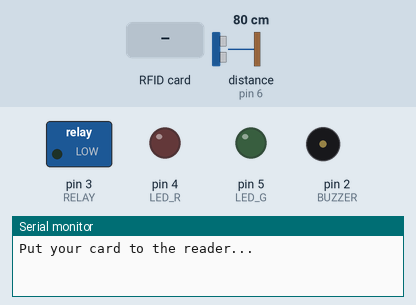
This sketch was run on a simulated Arduino Uno, built with avr-gcc and run on an emulated ATmega328P. On the bench: switched loads named in the sketch (green lamp = pin HIGH), output pins drawn as LEDs (lit = HIGH), buzzer (waves = sounding), the last lines printed to the serial monitor. Wiring (inferred from the names in the program): ultrasonic range finder: trigger pin 7; echo pin 6. The test bench sets the inputs (shaded band); at power-on: distance to the obstacle (sensor on pin 6) 80 cm. The echo pulse lasts 58.3 µs per cm; pins used as bus, display or sensor lines are not drawn.

Above: at 1.2 s.
1.3 s: distance to the obstacle (sensor on pin 6) set to 13 cm
3.0 s: distance to the obstacle (sensor on pin 6) set to 10 cm
At 5.0 s:
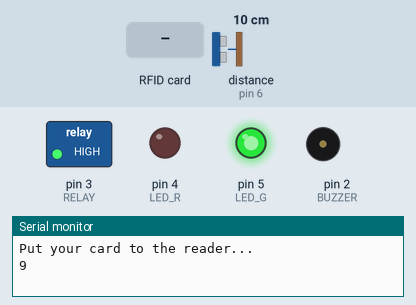
6.0 s: RFID card 5E 7A 19 C4 held to the reader
At 8.8 s:
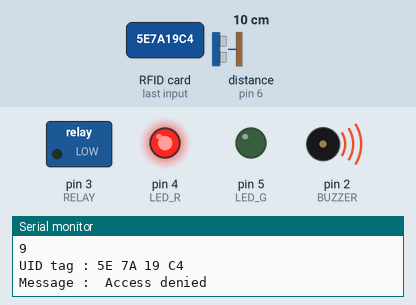
9.0 s: distance to the obstacle (sensor on pin 6) set to 18 cm
At 9.8 s:
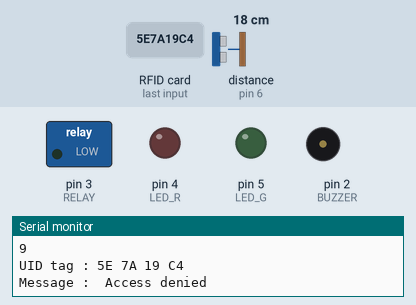
10.8 s: distance to the obstacle (sensor on pin 6) set to 2 cm
At 11.4 s:
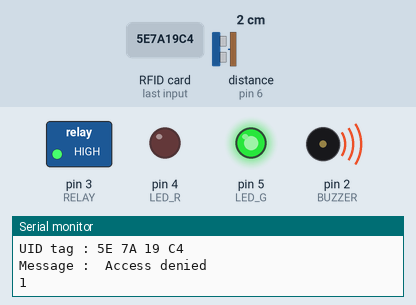
Timing chart, 0 to 17.8 s (numbered marks = the images above; inputs shaded):
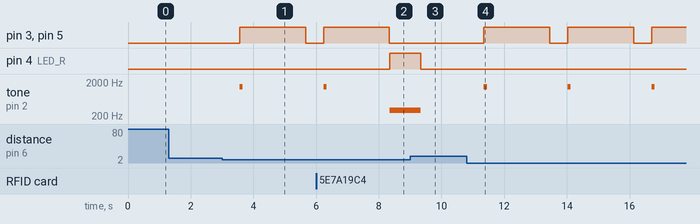

Measured:
- the behaviour switches between 12 and 11 cm on distance to the obstacle (sensor on pin 6) (found by bisection; images 0 and 1)
- after the input at 1.3 s, every drawn part: stays the same
- after the input at 3.0 s, pin 3 (RELAY), pin 5 (LED_G): LOW → HIGH after 0.56 s, → LOW 2.1 s later; tone on pin 2 (BUZZER): silent → 1450 Hz after 0.56 s, → silent 0.10 s later
- after the input at 6.0 s, pin 4 (LED_R): LOW → HIGH after 2.3 s
- after the input at 9.0 s, pin 3 (RELAY), pin 5 (LED_G): stays LOW (without the input it goes to HIGH after 0.90 s); tone on pin 2 (BUZZER): goes on until 9.3 s, then stays silent
- after the input at 10.8 s, pin 3 (RELAY), pin 5 (LED_G): alternates HIGH for 2.1 s and LOW for 0.58 s, starting after 0.55 s; tone on pin 2 (BUZZER): alternates 1450 Hz for 0.10 s and silent for 2.6 s, starting after 0.55 s

The sketch:

RFID_Door_Lock_System.ino
```cpp
#include <SPI.h>
#include <MFRC522.h>

#define SS_PIN 10
#define RST_PIN 9
#define LED_G 5 //define green LED pin
#define LED_R 4 //define red LED
#define RELAY 3 //relay pin
#define BUZZER 2 //buzzer pin
#define ECHO 6 //echo ultrasonic pin
#define TRIGGER 7 //trigger ultrasonic pin
#define ACCESS_DELAY 2000
#define DENIED_DELAY 1000
long duration;
int distance;
int safetyDistance;
MFRC522 mfrc522(SS_PIN, RST_PIN);   // Create MFRC522 instance.

void setup()
{
  Serial.begin(9600);   // Initiate a serial communication
  SPI.begin();          // Initiate  SPI bus
  mfrc522.PCD_Init();   // Initiate MFRC522
  pinMode(LED_G, OUTPUT);
  pinMode(LED_R, OUTPUT);
  pinMode(RELAY, OUTPUT);
  pinMode(TRIGGER, OUTPUT); // Sets the triger Pin as an Output
  pinMode(ECHO, INPUT);
  pinMode(BUZZER, OUTPUT);
  noTone(BUZZER);
  digitalWrite(RELAY, LOW);
  Serial.println("Put your card to the reader...");
  Serial.println();

}
void loop()
{

  // Sets the trigPin on HIGH state for 10 micro seconds
  digitalWrite(TRIGGER, LOW);
  delayMicroseconds(2);

  digitalWrite(TRIGGER, HIGH);
  delayMicroseconds(10);

  digitalWrite(TRIGGER,LOW);

  // Reads the echoPin, returns the sound wave travel time in microseconds
  duration = pulseIn(ECHO,HIGH);
  // Calculating the distance
  distance= duration*0.034/2;
  delay(50);
  safetyDistance = distance;

    if((distance<=10))
  {
    delay(500);
    digitalWrite(RELAY, HIGH);
    digitalWrite(LED_G, HIGH);
    tone(BUZZER, 1450);
    Serial.println(distance);
    delay(100);
    noTone(BUZZER);
    delay(ACCESS_DELAY);
    digitalWrite(RELAY, LOW);
    digitalWrite(LED_G, LOW);
  }


  // Look for new cards
  if ( ! mfrc522.PICC_IsNewCardPresent())
  {
    return;
  }
  // Select one of the cards
  if ( ! mfrc522.PICC_ReadCardSerial())
  {
    return;
  }
  //Show UID on serial monitor
  Serial.print("UID tag :");
  String content= "";
  byte letter;
  for (byte i = 0; i < mfrc522.uid.size; i++)
  {
     Serial.print(mfrc522.uid.uidByte[i] < 0x10 ? " 0" : " ");
     Serial.print(mfrc522.uid.uidByte[i], HEX);
     content.concat(String(mfrc522.uid.uidByte[i] < 0x10 ? " 0" : " "));
     content.concat(String(mfrc522.uid.uidByte[i], HEX));
  }
  Serial.println();
  Serial.print("Message : ");
  content.toUpperCase();

  if (content.substring(1) == "91 9A 0B 1B") //change here the UID of the card/cards that you want to give access
  {
    Serial.println("Authorized access");
    Serial.println();
    delay(500);
    digitalWrite(RELAY, HIGH);
    digitalWrite(LED_G, HIGH);
    tone(BUZZER, 1450);
    delay(100);
    noTone(BUZZER);
    delay(ACCESS_DELAY);
    digitalWrite(RELAY, LOW);
    digitalWrite(LED_G, LOW);
  }

 else   {
    Serial.println(" Access denied");
    digitalWrite(LED_R, HIGH);
    tone(BUZZER, 300);
    delay(DENIED_DELAY);
    digitalWrite(LED_R, LOW);
    noTone(BUZZER);
  }


}
```
